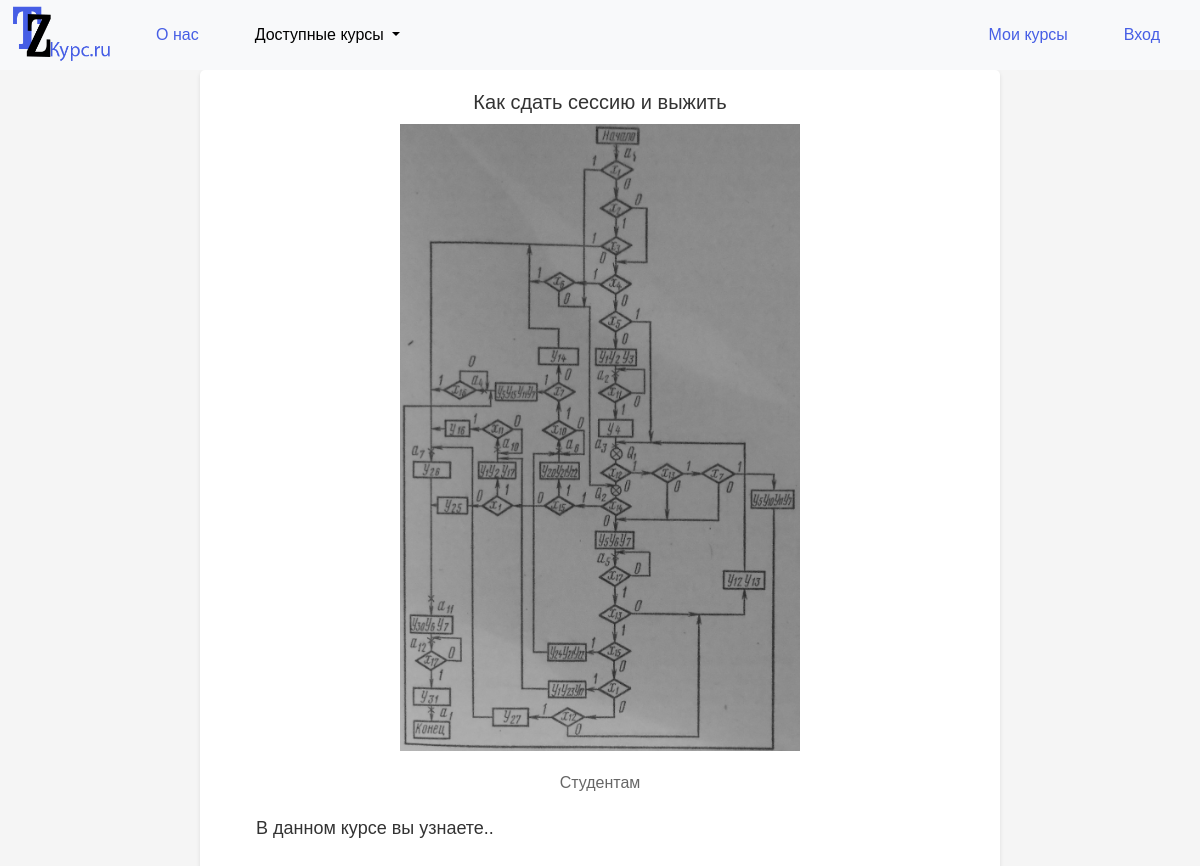
The page /course_details/2 on the database its author committed.
### main/models.py (models this page shows, shortened)
class Course(models.Model):
    CATEGORY_CHOICES = [
        ('students', 'Студентам'),
        ('ege', 'Подготовка к ЕГЭ'),
    ]
    title = models.CharField(max_length=100, blank=False, default='')
    description = models.TextField(blank=False, default='')
    category = models.CharField(max_length=20, choices=CATEGORY_CHOICES, blank=False, default='students')
    image = models.ImageField(upload_to='course_images/', blank=False, default='')

### main/views.py (the view)
# urls.py: path('course_details/<int:course_id>', views.course_details, name='course_details'),
def course_details(request, course_id):
    course = get_object_or_404(Course, id=course_id)
    return render(request, 'main/course_details.html', {'course': course})

### main/templates/main/course_details.html (shortened to what this page needs)
{% extends 'main/base.html' %}
{% block content %}
<head>
    {% load static %}
    <link  rel="stylesheet" href="{% static 'main/css/display_about_course.css' %}">
</head>
<body>
    <div class="container">
        <h1 class="course-title">{{ course.title }}</h1>
        <img src="{{ course.image.url }}" alt="{{ course.title }}" class="course-image">
        <p class="course-category">{{ course.get_category_display }}</p>
        <p class="course-description">{{ course.description }}</p>
    </div>
</body>
{% endblock %}

### static/main/css/main.css (style rules this page uses)
body { margin: 0 !important; padding: 0 !important; width: 100%; max-width: 100%; overflow-x: hidden; }
html { width: 100%; max-width: 100%; overflow-x: hidden; }
.container { margin-top: 20px; margin-bottom: 20px; }

### static/main/css/display_about_course.css (style rules this page uses)
body { font-family: Arial, sans-serif; background-color: #f5f5f5; margin: 0; padding: 20px; }
.container { max-width: 800px; margin: 0 auto; padding: 20px; background-color: #fff; border-radius: 5px; box-shadow: 0 2px 4px rgba(0, 0, 0, 0.1); }
h1.course-title { color: #333; font-size: 20px; text-align: center; margin-bottom: 10px; }
img.course-image { display: block; margin: 0 auto; width: 400px; height: auto; margin-bottom: 20px; }
p.course-category { color: #666; font-size: 16px; text-align: center; margin-bottom: 20px; }
p.course-description { color: #333; font-size: 18px; text-align: left; text-indent: 2em; }

### rows shown on the page
Course: title "Как сдать сессию и выжить", image (picture), category "Студентам", description "В данном курсе вы узнаете.."
